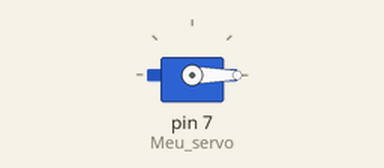
The sketch below on a simulated Arduino Uno, built with avr-gcc and run on an emulated ATmega328P. Shown: servo.

Above: at 0.05 s.
At 6.2 s:
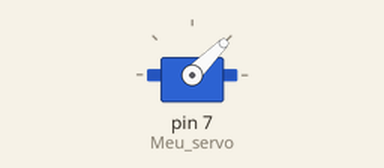
At 12.5 s:
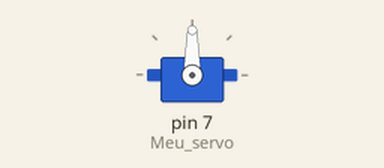
At 24.95 s:
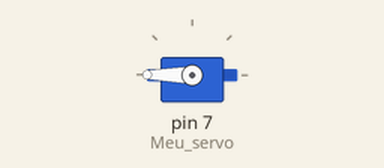
Timing chart, 0 to 39.0 s (numbered marks = the images above):
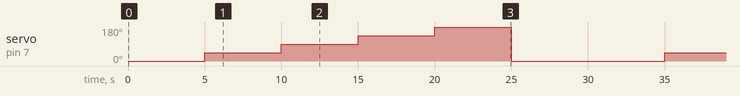

The sketch:

6d5380cc12ef9cfeb3357d308cf32ce8.ino
```cpp
//*****************************************************
// S E R V O gira modulos de 45 graus *
// By S.Brandao *
// Em: 21/07//2014 - *
// Experiencia com o Servo *
//*****************************************************
#include <Servo.h>

Servo Meu_servo;

void setup()
{
Meu_servo.attach(7); // Servo está conectado no I/O(7)
}

void loop()
{

Meu_servo.write(0);
delay(5000); // tempo para o SERVO se posicionar.


// Posiciona o SERVO a 45 GRAUS da origem.
Meu_servo.write(45);
delay(5000);


// Posiciona o SERVO a 90 GRAUS da origem.
Meu_servo.write(90);
delay(5000);


// Posiciona o SERVO a 135 GRAUS da origem.
Meu_servo.write(135);
delay(5000);

// Posiciona o SERVO a 180 GRAUS da origem.
Meu_servo.write(180);
delay(5000);

// Posiciona o SERVO na origem.
Meu_servo.write(0);
delay(5000);
}
```

Measured:
- by itself, servo on pin 7 (Meu_servo): repeats every 30.0 s: 90° 5.0 s, 135° 5.0 s, 180° 5.0 s, 0° 10.0 s, 45° 5.0 s
